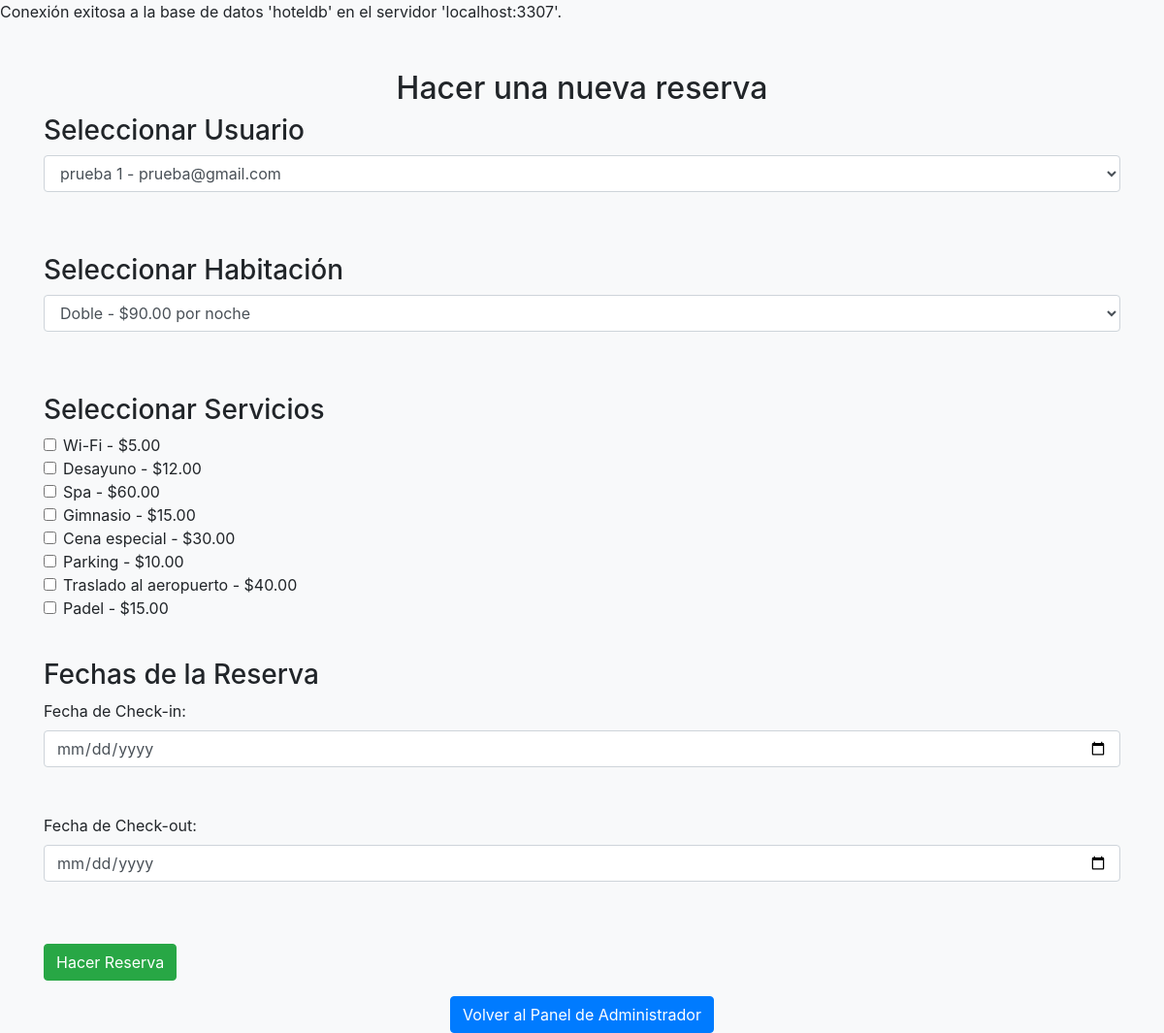
Screenshot of /reservaadmin.php (signed in) with the database file from the repository.
### tables this page shows
CREATE TABLE `servicios` (
  `ID_servicios` int(11) NOT NULL,
  `Nombre` varchar(100) DEFAULT NULL,
  `Descripcion` text DEFAULT NULL,
  `Precio` decimal(10,2) DEFAULT NULL
);

### reservaadmin.php (the view, shortened to what this page needs)
<?php
include("conexion.php");
$result_usuarios = consultarDatos($conexion, "Usuarios");
$result_habitaciones = consultarHabitacionesDisponibles($conexion);
$result_servicios = consultarDatos($conexion, "Servicios");
$current_date = date('Y-m-d');
function consultarDatos($conexion, $tabla) {
    $sql = "SELECT * FROM $tabla";
    return mysqli_query($conexion, $sql);
}
function consultarHabitacionesDisponibles($conexion) {
    $sql = "SELECT * FROM Habitaciones WHERE Estado = 'Disponible'";
    return mysqli_query($conexion, $sql);
}
?>
<!DOCTYPE html>
<html lang="es">
<head>
  <link href="https://stackpath.bootstrapcdn.com/bootstrap/4.5.2/css/bootstrap.min.css" rel="stylesheet">
</head>
<body class="bg-light">
  <div class="container mt-5">
    <h2 class="text-center">Hacer una nueva reserva</h2>
    <form method="post" action="reservaadmin.php">
      <div class="form-group">
        <h3>Seleccionar Usuario</h3>
        <select id="id_usuario" name="id_usuario" class="form-control" required>
          <?php
          while ($row_usuario = mysqli_fetch_assoc($result_usuarios)) {
              echo "<option value='" . $row_usuario['ID_usuarios'] . "'>" . $row_usuario['Nombre'] . " " . $row_usuario['Apellido'] . " - " . $row_usuario['Email'] . "</option>";
          }
          ?>
        </select><br><br>
      </div>
      <div class="form-group">
        <h3>Seleccionar Habitación</h3>
        <select id="id_habitacion" name="id_habitacion" class="form-control" required>
          <?php
          while ($row_habitacion = mysqli_fetch_assoc($result_habitaciones)) {
              echo "<option value='" . $row_habitacion['ID_habitaciones'] . "'>" . $row_habitacion['Tipo'] . " - $" . $row_habitacion['Precio_noche'] . " por noche</option>";
          }
          ?>
        </select><br><br>
      </div>
      <div class="form-group">
        <h3>Seleccionar Servicios</h3>
        <?php
        while ($row_servicio = mysqli_fetch_assoc($result_servicios)) {
            echo "<div class='form-check'>";
            echo "<input type='checkbox' class='form-check-input' id='servicio_" . $row_servicio['ID_servicios'] . "' name='servicios[]' value='" . $row_servicio['ID_servicios'] . "'>";
            echo "<label class='form-check-label' for='servicio_" . $row_servicio['ID_servicios'] . "'>" . $row_servicio['Nombre'] . " - $" . $row_servicio['Precio'] . "</label><br>";
            echo "</div>";
        }
        ?><br>
      </div>
      <div class="form-group">
        <h3>Fechas de la Reserva</h3>
        <label for="fecha_check_in">Fecha de Check-in:</label><br>
        <input type="date" id="fecha_check_in" name="fecha_check_in" class="form-control" required min="<?php echo $current_date; ?>"><br><br>
        <label for="fecha_check_out">Fecha de Check-out:</label><br>
        <input type="date" id="fecha_check_out" name="fecha_check_out" class="form-control" required min="<?php echo $current_date; ?>"><br><br>
      </div>
      <button type="submit" name="accion" value="reservar" class="btn btn-success">Hacer Reserva</button>
    </form>
    <div class="text-center mt-3">
      <a href="admin.php" class="btn btn-primary">Volver al Panel de Administrador</a>
    </div>
  </div>
</body>
</html>

### conexion.php (shortened to what this page needs)
<?php
$servidor = "localhost:3307";
$nombre_base_datos = "hoteldb";
echo "Conexión exitosa a la base de datos '$nombre_base_datos' en el servidor '$servidor'.";
?>

### rows the page displays
servicios: Nombre "Wi-Fi", Precio "5.00"
servicios: Nombre "Desayuno", Precio "12.00"
servicios: Nombre "Spa", Precio "60.00"
servicios: Nombre "Gimnasio", Precio "15.00"
servicios: Nombre "Cena especial", Precio "30.00"
servicios: Nombre "Parking", Precio "10.00"
servicios: Nombre "Traslado al aeropuerto", Precio "40.00"
servicios: Nombre "Padel", Precio "15.00"

### other values shown
$nombre_base_datos "hoteldb"
$servidor "localhost:3307"
form field id_usuario "prueba 1 - prueba@gmail.com"
form field id_habitacion "Doble - $90.00 por noche"
